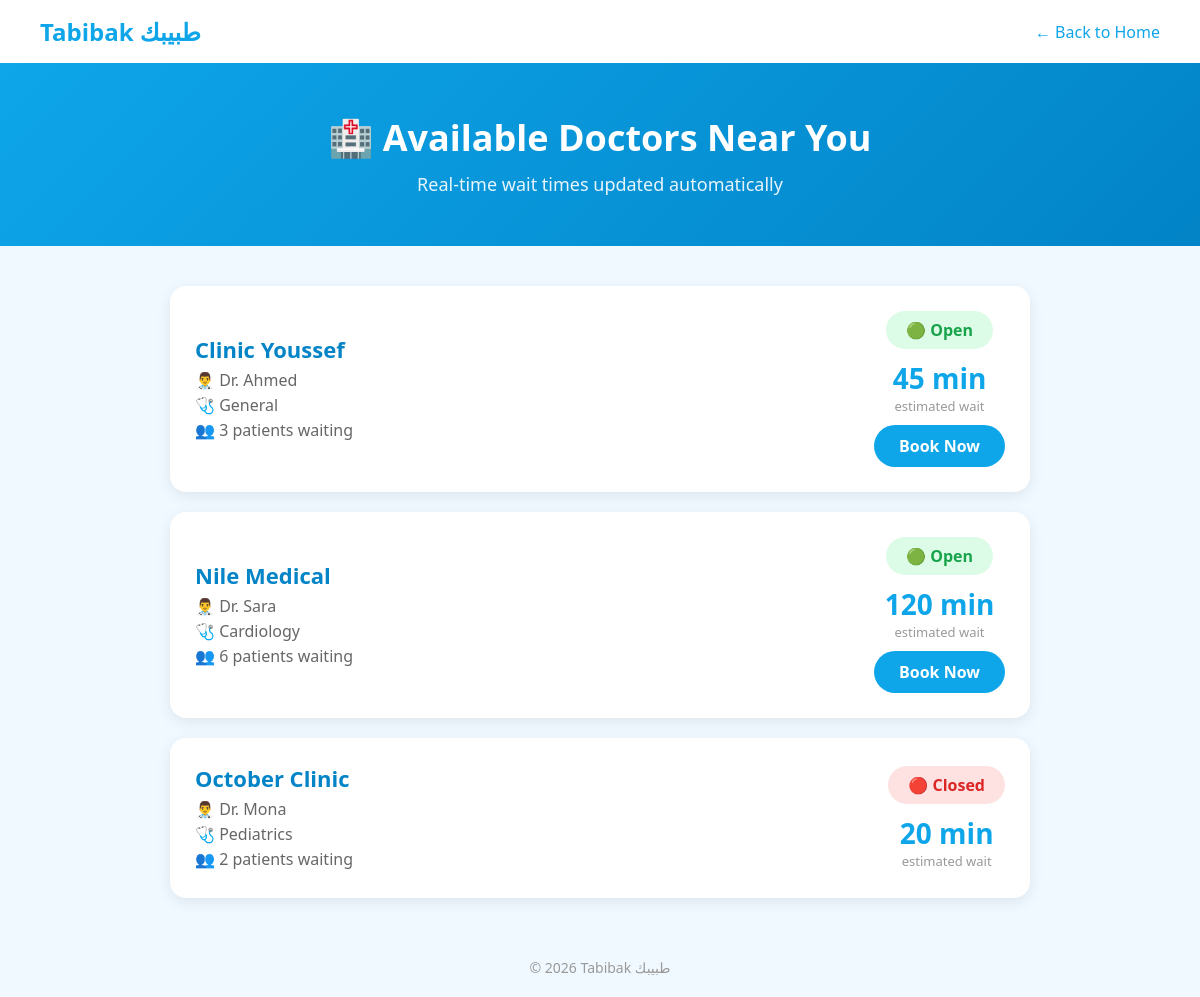
The page /clinics on the database as committed earlier.
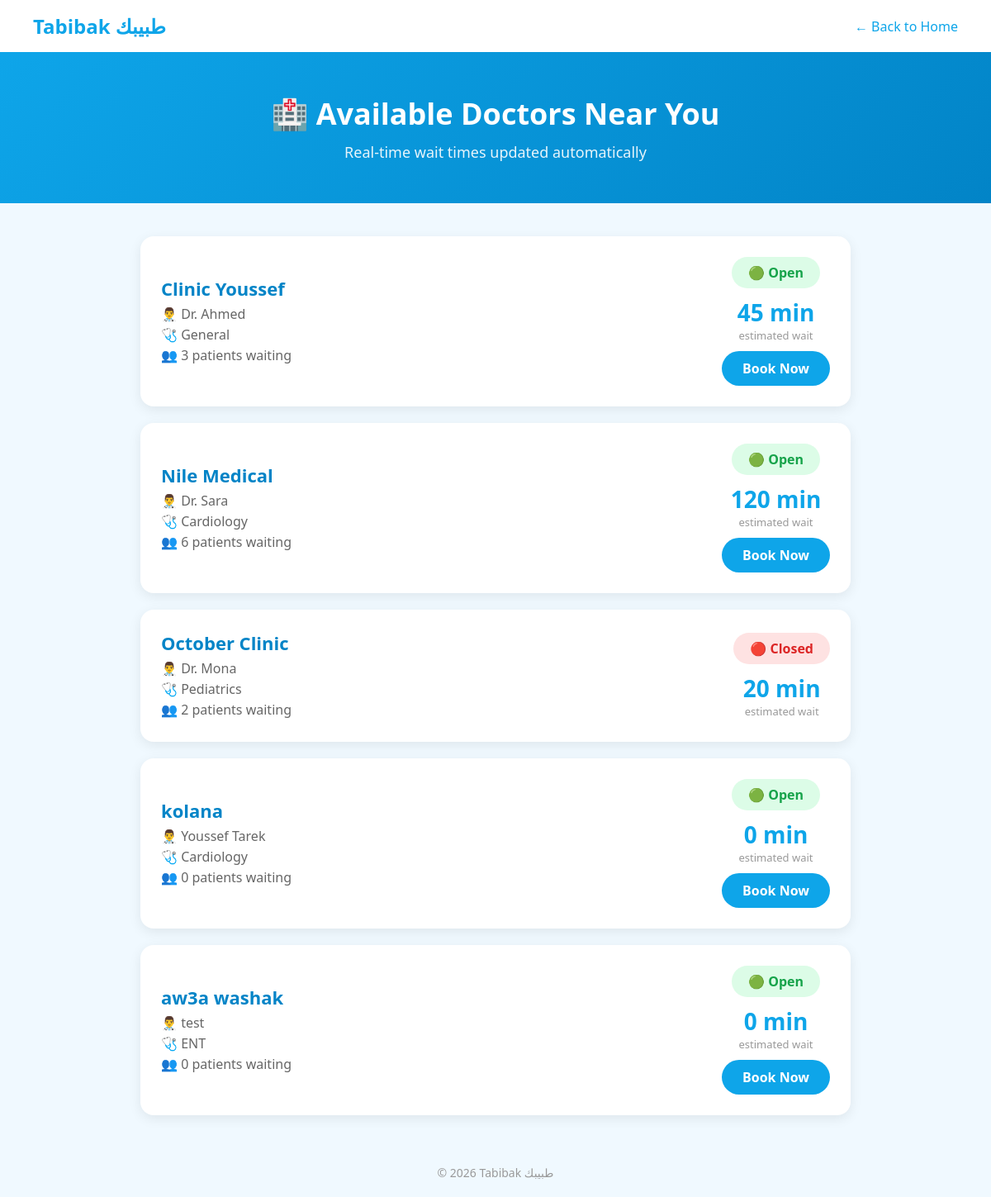
The same page on the database as committed later.
### tables this page shows
CREATE TABLE clinics (
        id INTEGER PRIMARY KEY,
        name TEXT,
        doctor TEXT,
        specialty TEXT,
        patients_waiting INTEGER,
        minutes_per_patient INTEGER,
        is_open INTEGER
    );

### app.py (the view)
@app.route("/clinics")
def clinics():
    data = get_clinics()
    return render_template("clinics.html", clinics=data)

### app.py (called while the page is built)
def get_clinics():
    conn = sqlite3.connect("tabibak.db")
    cursor = conn.cursor()
    cursor.execute("SELECT * FROM clinics")
    clinics = cursor.fetchall()
    conn.close()
    return clinics

### templates/clinics.html (shortened to what this page needs)
<!DOCTYPE html>
<html lang="en">
<head>
</head>
<body>
    <nav>
        <div class="logo">Tabibak طبيبك</div>
        <a href="/" style="color: #0ea5e9; text-decoration: none;">← Back to Home</a>
    </nav>
    <div class="hero">
        <h1>🏥 Available Doctors Near You</h1>
        <p>Real-time wait times updated automatically</p>
    </div>
    <div class="clinics-container">
        {% for clinic in clinics %}
        <div class="clinic-card">
            <div class="clinic-info">
                <h2>{{ clinic[1] }}</h2>
                <p>👨‍⚕️ {{ clinic[2] }}</p>
                <p>🩺 {{ clinic[3] }}</p>
                <p>👥 {{ clinic[4] }} patients waiting</p>
            </div>
            <div class="clinic-status">
                {% if clinic[6] == 1 %}
                    <div class="status-open">🟢 Open</div>
                {% else %}
                    <div class="status-closed">🔴 Closed</div>
                {% endif %}
                <div class="wait-time">{{ clinic[4] * clinic[5] }} min</div>
                <div class="wait-label">estimated wait</div>
                {% if clinic[6] == 1 %}
                    <a href="#" class="book-btn">Book Now</a>
                {% endif %}
            </div>
        </div>
        {% endfor %}
    </div>
    <footer>© 2026 Tabibak طبيبك</footer>
</body>
</html>

### templates/clinics.html (style rules this page uses)
* { margin: 0; padding: 0; box-sizing: border-box; }
body { font-family: 'Segoe UI', sans-serif; background: #f0f9ff; color: #333; }
nav { background: white; padding: 15px 40px; display: flex; justify-content: space-between; align-items: center; box-shadow: 0 2px 10px rgba(0,0,0,0.1); }
.logo { font-size: 24px; font-weight: bold; color: #0ea5e9; }
.hero { background: linear-gradient(135deg, #0ea5e9, #0284c7); color: white; padding: 50px 40px; text-align: center; }
.hero h1 { font-size: 36px; margin-bottom: 10px; }
.hero p { font-size: 18px; opacity: 0.9; }
.clinics-container { max-width: 900px; margin: 40px auto; padding: 0 20px; }
.clinic-card { background: white; border-radius: 16px; padding: 25px; margin-bottom: 20px; box-shadow: 0 4px 15px rgba(0,0,0,0.08); display: flex; justify-content: space-between; align-items: center; }
.clinic-info h2 { font-size: 22px; color: #0284c7; margin-bottom: 5px; }
.clinic-info p { color: #666; margin-bottom: 3px; }
.clinic-status { text-align: center; }
.status-open { background: #dcfce7; color: #16a34a; padding: 8px 20px; border-radius: 50px; font-weight: bold; margin-bottom: 10px; display: inline-block; }
.status-closed { background: #fee2e2; color: #dc2626; padding: 8px 20px; border-radius: 50px; font-weight: bold; margin-bottom: 10px; display: inline-block; }
.wait-time { font-size: 28px; font-weight: bold; color: #0ea5e9; }
.wait-label { font-size: 13px; color: #999; }
.book-btn { background: #0ea5e9; color: white; padding: 10px 25px; border-radius: 50px; text-decoration: none; font-weight: bold; display: inline-block; margin-top: 10px; }
footer { text-align: center; padding: 20px; color: #999; font-size: 14px; }

Rows that differ between the two databases and show on the page:
added clinics: name "kolana", doctor "Youssef Tarek", specialty "Cardiology", patients_waiting "0", is_open "🟢 Open", clinic[4]*clinic[5] "0"
added clinics: name "aw3a washak", doctor "test", specialty "ENT", patients_waiting "0", is_open "🟢 Open", clinic[4]*clinic[5] "0"
